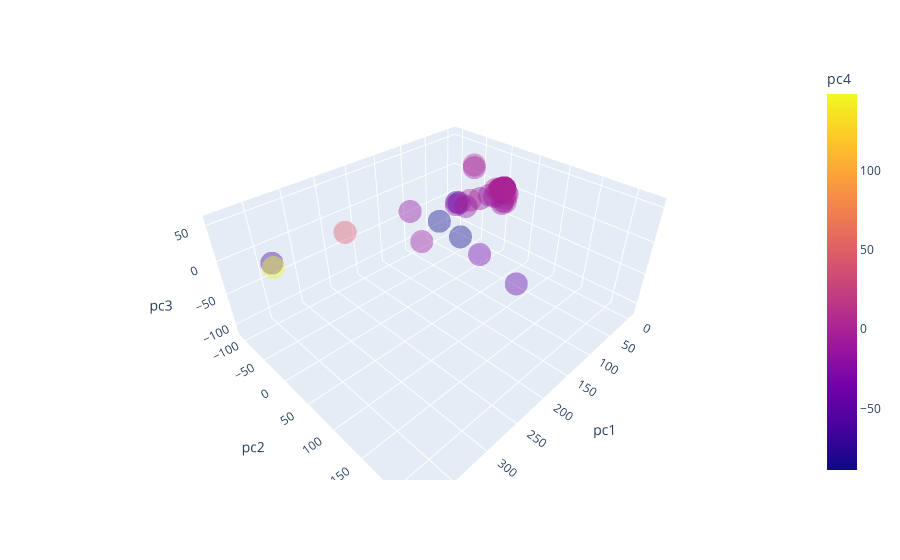

Notebook cell for this chart:
### Code cell
df = pandas.DataFrame({"pc1": xs[:100],
                   "pc2": ys[:100],
                   "pc3": zs[:100],
                   "pc4": bs[:100],
                   "source": sn_fixed[:100]})

fig = px.scatter_3d(df, x='pc1', y='pc2', z='pc3', color='pc4', hover_name='source', opacity=0.4)
fig.show()

### Figure 1 — Plotly figure (JSON) as saved in the notebook; plotly's stock layout.template omitted (floating-point values rounded to 4 significant figures)
{"data": [{"hovertemplate": "<b>%{hovertext}</b><br><br>pc1=%{x}<br>pc2=%{y}<br>pc3=%{z}<br>pc4=%{marker.color}<extra></extra>", "hovertext": ["nbcsports.com", "mirror.co.uk", "msn.com", "espn.co.uk", "foxnews.com", "freep.com", "usatoday.com", "cbslocal.com", "sportingnews.com", "latimes.com", "pff.com", "indystar.com", "247sports.com", "theguardian.com", "theplayerstribune.com", "sportsnet.ca", "apnews.com", "heavy.com", "prosportsextra.com", "nydailynews.com", "nfl.com", "bbc.com", "sportskeeda.com", "telegraph.co.uk", "thebiglead.com", "cnn.com", "inquirer.com", "skysports.com", "theundefeated.com", "radio.com", "wsj.com", "espn.com", "dailymail.co.uk", "bleacherreport.com", "cbssports.com", "deadspin.com", "forbes.com", "dailymotion.com", "thescore.com", "bolavip.com", "iheart.com", "nypost.com", "cleveland.com", "thetimes.co.uk", "si.com", "inquisitr.com", "independent.co.uk", "gq.com", "tmz.com", "foxsports.com", "cbsnews.com", "clutchpoints.com", "theonion.com", "sportscasting.com", "fansided.com", "fivethirtyeight.com", "yardbarker.com", "theathletic.com", "uproxx.com", "sbnation.com", "nj.com", "draftkings.com", "washingtonpost.com", "nytimes.com", "givemesport.com", "thespun.com", "theringer.com", "bbc.co.uk", "nba.com"], "legendgroup": "", "marker": {"color": [-2.381, -10.01, -44.2, 0.2957, -60.85, -0.5308, -12.87, -18.47, 0.2766, 8.059, 0.3045, 0.5103, -0.4081, 67.66, 0.5073, -0.1487, -18.49, -2.57, 0.2778, -8.054, 0.1101, -35.38, 0.05804, -5.874, 0.5816, -66.9, 0.6659, -0.2767, 0.9291, -0.9067, 8.574, -9.594, -87.83, -0.7089, -0.7721, 0.4806, -8.421, -5.139, 0.3284, 0.6683, 2.306, -88.95, -1.454, -1.446, -0.1566, 0.2774, -9.676, 4.328, -14.16, 0.2504, -12.15, 0.481, -0.6974, 0.4352, 0.4931, 6.66, 0.5619, -0.5106, -0.4295, 0.374, -2.648, 0.5814, 45.46, 148.5, 0.4714, 0.3206, 1.393, -48.69, 0.2656], "coloraxis": "coloraxis", "opacity": 0.4, "symbol": "circle"}, "mode": "markers", "name": "", "scene": "scene", "showlegend": false, "type": "scatter3d", "x": [-0.2133, 12.55, 72.98, -3.875, 61.51, 3.197, 72.73, 31.4, -3.731, 56.68, -4.064, -1.7, -2.823, 386.1, -3.627, -3.615, 157.2, -0.6428, -3.486, 18.03, -3.423, 173.2, -2.999, 20.92, -3.749, 336.5, 3.756, -0.2766, -3.096, -1.577, 65.1, 15.86, 97.37, -2.672, 0.09348, -3.186, 66.35, 3.703, -3.777, -3.367, 2.173, 97.53, 1.227, 13.53, -1.142, -1.191, 147.2, 0.2864, 12.5, -3.88, 68.68, -3.9, 3.642, -3.903, -4.009, 7.005, -4.002, -0.6122, -1.514, -3.036, 3.948, -4.108, 232.5, 354.4, -3.905, -3.862, -2.776, 115.7, -3.538], "y": [-0.4628, 10.95, -22.71, 0.7197, -38.1, -2.017, -28.44, -18.26, 0.1037, -16.27, -0.2339, -1.468, -1.12, 225.5, 0.3595, 0.4054, -36.57, -1.864, -0.6113, -10.75, -0.3302, 105.5, 0.9643, 22.57, -0.2456, -106.7, -4.594, 8.983, -0.5661, -1.656, -2.785, 12.79, 4.066, 0.488, 0.5789, -0.4258, -1.466, 2.227, -0.05854, 1.252, -0.6404, -39.44, -3.001, 16.29, 0.3547, -1.472, -25.26, 0.8006, -5.029, -0.08741, -12.83, -0.121, -1.509, -0.2213, -0.1656, -7.578, -0.1698, 6.138, -1.921, 0.9651, -4.191, -0.2134, -88.36, -62.52, 0.2174, -0.2842, -0.03241, 122.9, -0.1775], "z": [-1.358, -13.24, -6.323, -0.9611, -15.03, -0.787, -11.56, -12.61, -0.7151, -5.415, -0.7284, -0.7904, -1.082, -113.1, -0.4962, -0.7731, 6.727, -1.508, -0.6005, -9.019, -0.731, 9.414, -0.7259, -6.782, -0.7163, -27.0, -2.817, -6.417, -0.9037, -0.8957, 57.37, -15.28, -42.66, -1.49, -0.9191, -0.53, 54.19, -4.402, -0.2417, -0.9246, -3.447, -34.15, -1.961, -5.299, -1.638, -0.8748, -41.64, -1.286, -10.86, -0.6056, -9.842, -0.2112, -0.9756, -0.4244, -0.5005, -1.397, -0.4472, -4.937, -0.6791, -0.9821, -1.63, -0.4029, -16.81, -3.105, -0.4211, -0.501, -0.4615, -55.77, -0.492]}], "layout": {"coloraxis": {"colorbar": {"title": {"text": "pc4"}}, "colorscale": [[0, "#0d0887"], [0.1111, "#46039f"], [0.2222, "#7201a8"], [0.3333, "#9c179e"], [0.4444, "#bd3786"], [0.5556, "#d8576b"], [0.6667, "#ed7953"], [0.7778, "#fb9f3a"], [0.8889, "#fdca26"], [1, "#f0f921"]]}, "legend": {"tracegroupgap": 0}, "margin": {"t": 60}, "scene": {"domain": {"x": [0, 1], "y": [0, 1]}, "xaxis": {"title": {"text": "pc1"}}, "yaxis": {"title": {"text": "pc2"}}, "zaxis": {"title": {"text": "pc3"}}}}}
